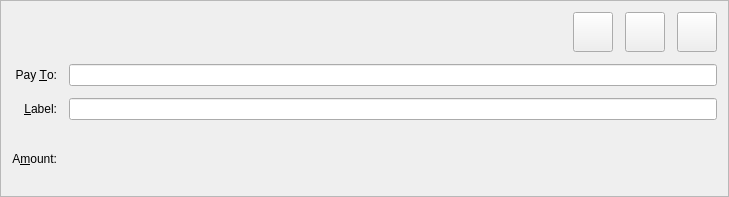
<?xml version="1.0" encoding="UTF-8"?>
<ui version="4.0">
 <class>SendCoinsEntry</class>
 <widget class="QFrame" name="SendCoinsEntry">
  <property name="geometry">
   <rect>
    <x>0</x>
    <y>0</y>
    <width>729</width>
    <height>197</height>
   </rect>
  </property>
  <property name="windowTitle">
   <string>Form</string>
  </property>
  <property name="frameShape">
   <enum>QFrame::Shape::StyledPanel</enum>
  </property>
  <property name="frameShadow">
   <enum>QFrame::Shadow::Sunken</enum>
  </property>
  <layout class="QGridLayout" name="gridLayout">
   <property name="spacing">
    <number>12</number>
   </property>
   <item row="5" column="0">
    <widget class="QLabel" name="label">
     <property name="text">
      <string>A&amp;mount:</string>
     </property>
     <property name="alignment">
      <set>Qt::AlignmentFlag::AlignRight|Qt::AlignmentFlag::AlignTrailing|Qt::AlignmentFlag::AlignVCenter</set>
     </property>
     <property name="buddy">
      <cstring>payAmount</cstring>
     </property>
    </widget>
   </item>
   <item row="3" column="1">
    <layout class="QHBoxLayout" name="payToLayout">
     <property name="spacing">
      <number>0</number>
     </property>
     <item>
      <widget class="QValidatedLineEdit" name="payTo">
       <property name="toolTip">
        <string>The address to send the payment to  (e.g. B8gZqgY4r2RoEdqYk3QsAqFckyf9pRHN6i)</string>
       </property>
       <property name="maxLength">
        <number>34</number>
       </property>
      </widget>
     </item>
    </layout>
   </item>
   <item row="4" column="0">
    <widget class="QLabel" name="label_4">
     <property name="text">
      <string>&amp;Label:</string>
     </property>
     <property name="alignment">
      <set>Qt::AlignmentFlag::AlignRight|Qt::AlignmentFlag::AlignTrailing|Qt::AlignmentFlag::AlignVCenter</set>
     </property>
     <property name="buddy">
      <cstring>addAsLabel</cstring>
     </property>
    </widget>
   </item>
   <item row="5" column="1">
    <widget class="BitcoinAmountField" name="payAmount" native="true"/>
   </item>
   <item row="0" column="1">
    <layout class="QHBoxLayout" name="horizontalLayout">
     <item>
      <spacer name="horizontalSpacer">
       <property name="orientation">
        <enum>Qt::Orientation::Horizontal</enum>
       </property>
       <property name="sizeHint" stdset="0">
        <size>
         <width>40</width>
         <height>20</height>
        </size>
       </property>
      </spacer>
     </item>
     <item>
      <widget class="QToolButton" name="deleteButton">
       <property name="minimumSize">
        <size>
         <width>40</width>
         <height>40</height>
        </size>
       </property>
       <property name="toolTip">
        <string>Remove this recipient</string>
       </property>
       <property name="text">
        <string/>
       </property>
       <property name="icon">
        <iconset>
         <normaloff>:/icons/remove</normaloff>:/icons/remove</iconset>
       </property>
      </widget>
     </item>
     <item>
      <widget class="QToolButton" name="pasteButton">
       <property name="minimumSize">
        <size>
         <width>40</width>
         <height>40</height>
        </size>
       </property>
       <property name="toolTip">
        <string>Paste address from clipboard</string>
       </property>
       <property name="text">
        <string/>
       </property>
       <property name="icon">
        <iconset>
         <normaloff>:/icons/editpaste</normaloff>:/icons/editpaste</iconset>
       </property>
       <property name="shortcut">
        <string>Alt+P</string>
       </property>
      </widget>
     </item>
     <item>
      <widget class="QToolButton" name="addressBookButton">
       <property name="minimumSize">
        <size>
         <width>40</width>
         <height>40</height>
        </size>
       </property>
       <property name="toolTip">
        <string>Choose address from address book</string>
       </property>
       <property name="text">
        <string/>
       </property>
       <property name="icon">
        <iconset>
         <normaloff>:/icons/address-book</normaloff>:/icons/address-book</iconset>
       </property>
       <property name="shortcut">
        <string>Alt+A</string>
       </property>
      </widget>
     </item>
    </layout>
   </item>
   <item row="3" column="0">
    <widget class="QLabel" name="label_2">
     <property name="text">
      <string>Pay &amp;To:</string>
     </property>
     <property name="alignment">
      <set>Qt::AlignmentFlag::AlignRight|Qt::AlignmentFlag::AlignTrailing|Qt::AlignmentFlag::AlignVCenter</set>
     </property>
     <property name="buddy">
      <cstring>payTo</cstring>
     </property>
    </widget>
   </item>
   <item row="4" column="1">
    <layout class="QHBoxLayout" name="horizontalLayout_2">
     <property name="spacing">
      <number>0</number>
     </property>
     <item>
      <widget class="QValidatedLineEdit" name="addAsLabel">
       <property name="enabled">
        <bool>true</bool>
       </property>
       <property name="toolTip">
        <string>Enter a label for this address to add it to your address book</string>
       </property>
      </widget>
     </item>
    </layout>
   </item>
  </layout>
 </widget>
 <customwidgets>
  <customwidget>
   <class>QValidatedLineEdit</class>
   <extends>QLineEdit</extends>
   <header>qt/qvalidatedlineedit.h</header>
  </customwidget>
  <customwidget>
   <class>BitcoinAmountField</class>
   <extends>QWidget</extends>
   <header>qt/bitcoinamountfield.h</header>
   <container>1</container>
  </customwidget>
 </customwidgets>
 <resources>
  <include location="../bitcoin.qrc"/>
 </resources>
 <connections/>
</ui>
